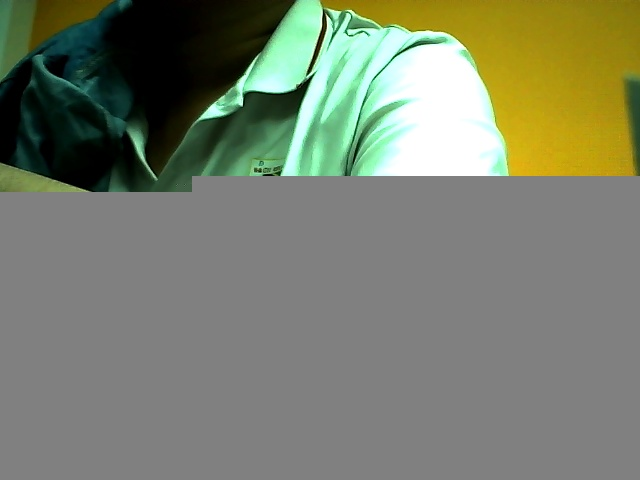
#> input picture day 47 11-7-2026/cam_test.jpg, 640 x 480 px, given in place of dataset.mp4, which was not available
$ jupyter execute MeanWindow.ipynb
#> lines starting #> are read from the running program, lines starting #| are printed output that depends on the picture; after the words box and inside, x2 and y2 are one past the last pixel; in counts of white or black regions, pixels touching at a corner belong together; pictures that were not available may be replaced by others from this repository, and a replacement may not be noted
[cell 1]
import cv2
import numpy as np
from  collections import deque

[cell 2]
video_path = r"D:\Duy Toan\Python\DUT AI Club\Homework\day 28 3-3-2026\dataset.mp4"

n = 30
threshold_val = 30

[cell 3]
def background_subtraction(video_path, n=30, threshold_val=30):
#> called with n = 30, threshold_val = 30
    cap = cv2.VideoCapture(video_path)
    frame_queue = deque(maxlen=n)
    running_sum = None
    cnt = 0
    while cap.isOpened():
        ret, frame = cap.read()
#> frame is the input picture: shape (480, 640, 3); mean B, G, R 108.5, 127.2, 121.1
        if not ret:
            break
        frame_float = cv2.GaussianBlur(frame, (5, 5), 0).astype(np.float64)
        cnt += 1
        if cnt <= n:
            if running_sum is None:
                running_sum = frame_float.copy()
            else:
                running_sum += frame_float
            frame_queue.append(frame_float)
            background = (running_sum / cnt).astype(np.uint8)
        else:
            old_frame = frame_queue.popleft()
            running_sum -= old_frame
            running_sum += frame_float
            frame_queue.append(frame_float)
            background = (running_sum / n).astype(np.uint8)
        diff = cv2.absdiff(frame, background)
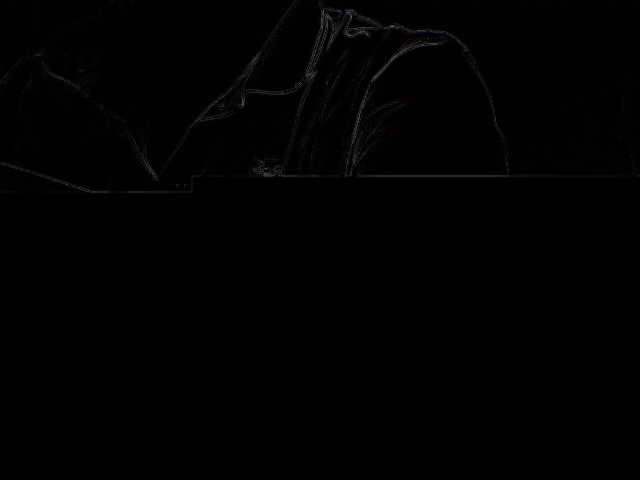
#> diff: shape (480, 640, 3); mean B, G, R 1, 0.9, 1
        diff_gray = cv2.cvtColor(diff, cv2.COLOR_BGR2GRAY)
        _, mask = cv2.threshold(diff_gray, threshold_val, 255, cv2.THRESH_BINARY)
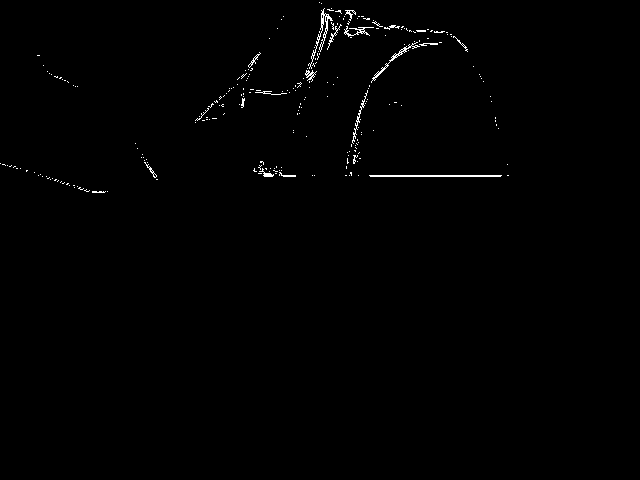
#> mask: shape (480, 640); 0.62% white in thin lines or dots, all inside (x1, y1, x2, y2) = (0, 2, 509, 193)
        kernel = np.ones((5, 5), np.uint8)
        mask = cv2.dilate(mask, kernel, iterations=2)
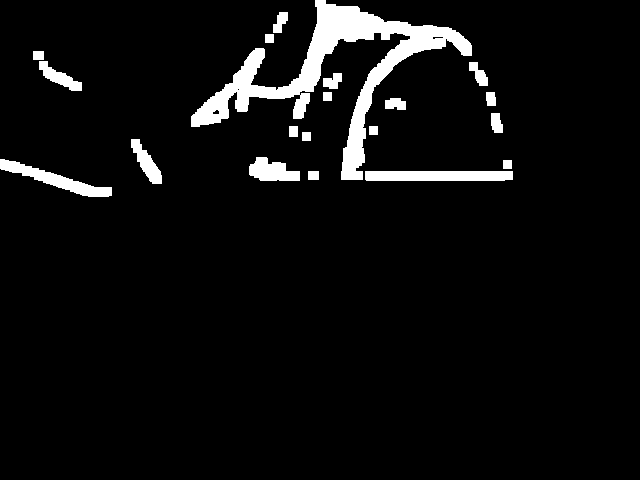
#> mask: shape (480, 640); 5.5% white; 20 white regions, largest, box (x1, y1, x2, y2) and area: (191, 0, 472, 180) 10175, (365, 171, 513, 181) 1471, (0, 159, 112, 197) 1276
        mask = cv2.erode(mask, kernel, iterations=2)
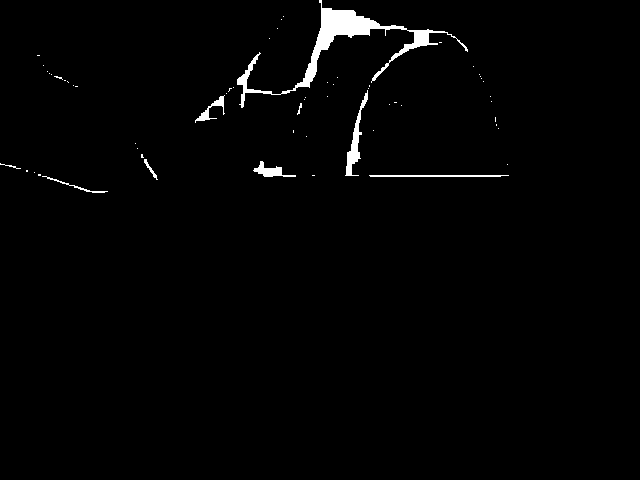
#> mask: shape (480, 640); 1.5% white; 59 white regions (50 under 20 px)

        contours, _ = cv2.findContours(mask, cv2.RETR_EXTERNAL, cv2.CHAIN_APPROX_SIMPLE)
#> contours = 59 contours, 52 with area under 20; largest, box (x1, y1, x2, y2) and area: (237, 0, 468, 108) 2490, (345, 90, 368, 176) 408, (253, 161, 296, 177) 220, (195, 95, 225, 123) 150, (369, 175, 509, 177) 131, (42, 176, 108, 193) 50, (144, 159, 158, 180) 42
        for contour in contours:
            if cv2.contourArea(contour) < 500:
                continue
            (x, y, w, h) = cv2.boundingRect(contour)
            cv2.rectangle(frame, (x, y), (x + w, y + h), (0, 255, 0), 2)
#> this loop made 59 passes
#> contour on passes 3, 4, 5, 6, 7, 12, 13, 14, 15, 16, 17, 18: [[312, 175], [314, 175]], [[38, 174], [38, 175], [40, 175], [40, 174]], [[34, 172]], [[26, 170], [26, 171], [27, 171], [27, 170]], [[507, 164]], [[137, 148]], [[135, 143]], [[306, 136]], [[373, 130]], [[293, 130], [293, 132]], [[498, 128]], [[496, 124], [496, 125]]
#> (x, y, w, h) on pass 59: (237, 0, 231, 108)
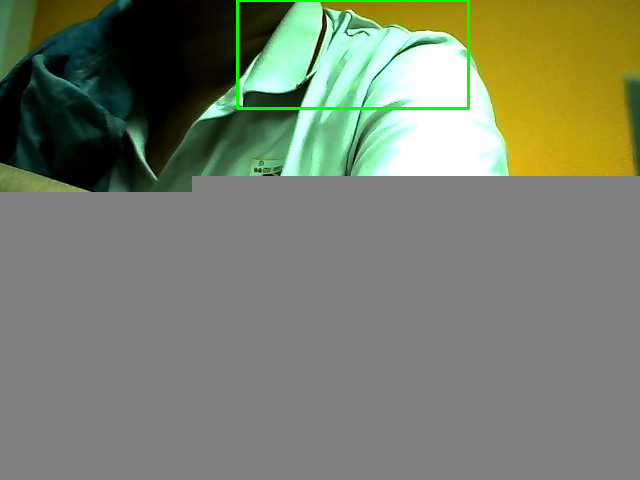
#> frame: shape (480, 640, 3); 0.59% of pixels changed, all inside (x1, y1, x2, y2) = (236, 0, 470, 110)
        cv2.imshow("MeanWindow Object Detection", frame)
        cv2.imshow('Background', mask)
        if cv2.waitKey(30) & 0xFF == ord('q'):
#> (key q is pressed here)
            break
    cap.release()
    cv2.destroyAllWindows()

background_subtraction(video_path, n, threshold_val)
